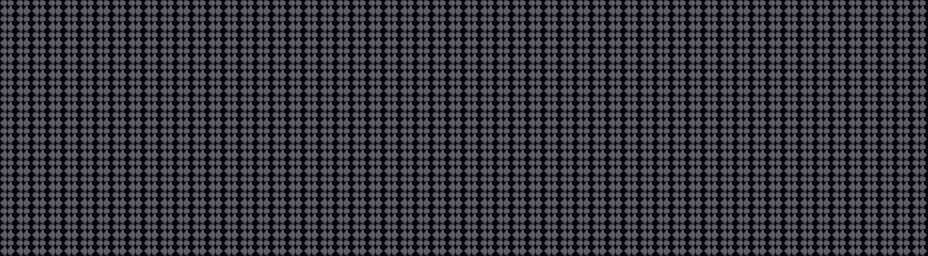

This game map was drawn from its Tiled (.tmx) file and the tilesets committed beside it. A one-line description and the trimmed map source follow:
An orthogonal 58x16 tile map with 16x16 px tiles, 6 tile layers (BG_Far, BG_Mid, BG_Near, Terrain, ...) and 56 objects (PlayerSpawn, WarpZone).

<map version="1.10" tiledversion="1.10.2" orientation="orthogonal" renderorder="right-down" width="58" height="16" tilewidth="16" tileheight="16" infinite="0" nextlayerid="20" nextobjectid="900">
 <properties>
  <property name="schema_version" value="1" />
  <property name="stage_id" value="stencil" />
  <property name="stage_name" value="LABORATORIO STENCIL" />
  <property name="author" value="Equipo docente — Legacy of Infest" />
  <property name="bgm_track" value="bgm_stage0" />
  <property name="background_zone" value="stage0" />
  <property name="climate" value="clear" />
  <property name="time_limit" value="0" />
  <property name="zone" type="int" value="0" />
  <property name="ambient_light" type="float" value="0.85" />
  <property name="vista" value="stencil" />
  <property name="camara" value="seguir" />
  <property name="profundidad_min" type="float" value="1.0" />
  <property name="profundidad_max" type="float" value="1.0" />
  <property name="fog_of_war" type="float" value="0" />
 </properties>
 <tileset firstgid="1" name="tileset_stage0" tilewidth="16" tileheight="16" tilecount="4096" columns="64">
  <image source="../../tilesets/tileset_stage0.png" width="1024" height="1024" />
 </tileset>
 <layer id="1" name="BG_Far" width="58" height="16">
  <data>[928 cells, 0 non-empty, 0 distinct tile ids]</data>
 </layer>
 <layer id="2" name="BG_Mid" width="58" height="16">
  <data>[928 cells, 0 non-empty, 0 distinct tile ids]</data>
 </layer>
 <layer id="3" name="BG_Near" width="58" height="16">
  <data>[928 cells, 0 non-empty, 0 distinct tile ids]</data>
 </layer>
 <layer id="4" name="Terrain" width="58" height="16">
  <data>[928 cells, 928 non-empty, 2 distinct tile ids]</data>
 </layer>
 <layer id="5" name="Terrain_Detail" width="58" height="16">
  <data>[928 cells, 0 non-empty, 0 distinct tile ids]</data>
 </layer>
 <objectgroup id="7" name="Collision">
  <object id="100" x="0" y="0" width="928" height="16" />
  <object id="101" x="0" y="16" width="16" height="16" />
  <object id="102" x="304" y="16" width="16" height="16" />
  <object id="103" x="608" y="16" width="16" height="16" />
  <object id="104" x="912" y="16" width="16" height="16" />
  <object id="105" x="0" y="32" width="16" height="16" />
  <object id="106" x="304" y="32" width="16" height="16" />
  <object id="107" x="608" y="32" width="16" height="16" />
  <object id="108" x="912" y="32" width="16" height="16" />
  <object id="109" x="0" y="48" width="16" height="16" />
  <object id="110" x="304" y="48" width="16" height="16" />
  <object id="111" x="608" y="48" width="16" height="16" />
  <object id="112" x="912" y="48" width="16" height="16" />
  <object id="113" x="0" y="64" width="16" height="16" />
  <object id="114" x="304" y="64" width="16" height="16" />
  <object id="115" x="608" y="64" width="16" height="16" />
  <object id="116" x="912" y="64" width="16" height="16" />
  <object id="117" x="0" y="80" width="16" height="16" />
  <object id="118" x="304" y="80" width="16" height="16" />
  <object id="119" x="608" y="80" width="16" height="16" />
  <object id="120" x="912" y="80" width="16" height="16" />
  <object id="121" x="0" y="96" width="16" height="16" />
  <object id="122" x="304" y="96" width="16" height="16" />
  <object id="123" x="608" y="96" width="16" height="16" />
  <object id="124" x="912" y="96" width="16" height="16" />
  <object id="125" x="0" y="112" width="16" height="16" />
  <object id="126" x="912" y="112" width="16" height="16" />
  <object id="127" x="0" y="128" width="16" height="16" />
  <object id="128" x="912" y="128" width="16" height="16" />
  <object id="129" x="0" y="144" width="16" height="16" />
  <object id="130" x="304" y="144" width="16" height="16" />
  <object id="131" x="608" y="144" width="16" height="16" />
  <object id="132" x="912" y="144" width="16" height="16" />
  <object id="133" x="0" y="160" width="16" height="16" />
  <object id="134" x="304" y="160" width="16" height="16" />
  <object id="135" x="608" y="160" width="16" height="16" />
  <object id="136" x="912" y="160" width="16" height="16" />
  <object id="137" x="0" y="176" width="16" height="16" />
  <object id="138" x="304" y="176" width="16" height="16" />
  <object id="139" x="608" y="176" width="16" height="16" />
  <object id="140" x="912" y="176" width="16" height="16" />
  <object id="141" x="0" y="192" width="16" height="16" />
  <object id="142" x="304" y="192" width="16" height="16" />
  <object id="143" x="608" y="192" width="16" height="16" />
  <object id="144" x="912" y="192" width="16" height="16" />
  <object id="145" x="0" y="208" width="16" height="16" />
  <object id="146" x="304" y="208" width="16" height="16" />
  <object id="147" x="608" y="208" width="16" height="16" />
  <object id="148" x="912" y="208" width="16" height="16" />
  <object id="149" x="0" y="224" width="16" height="16" />
  <object id="150" x="304" y="224" width="16" height="16" />
  <object id="151" x="608" y="224" width="16" height="16" />
  <object id="152" x="912" y="224" width="16" height="16" />
  <object id="153" x="0" y="240" width="928" height="16" />
 </objectgroup>
 <objectgroup id="8" name="Objects">
  <object id="10" name="PlayerSpawn" type="PlayerSpawn" x="160" y="128" width="16" height="16" />
 <object id="800" name="BacktrackWarp" type="WarpZone" x="16" y="16" width="32" height="32"><properties><property name="destino_stage_id" value="hub_backtracking" /><property name="destino_x" type="float" value="100" /><property name="destino_y" type="float" value="100" /><property name="automatico" type="bool" value="false" /><property name="mensaje" value="Volver a hub_backtracking (Backtracking 100%)" /><property name="backtrack_only" type="bool" value="false" /><property name="color" value="#00FF88" /></properties></object></objectgroup>
 <layer id="9" name="FG_Overlay" width="58" height="16">
  <data>[928 cells, 0 non-empty, 0 distinct tile ids]</data>
 </layer>
</map>
